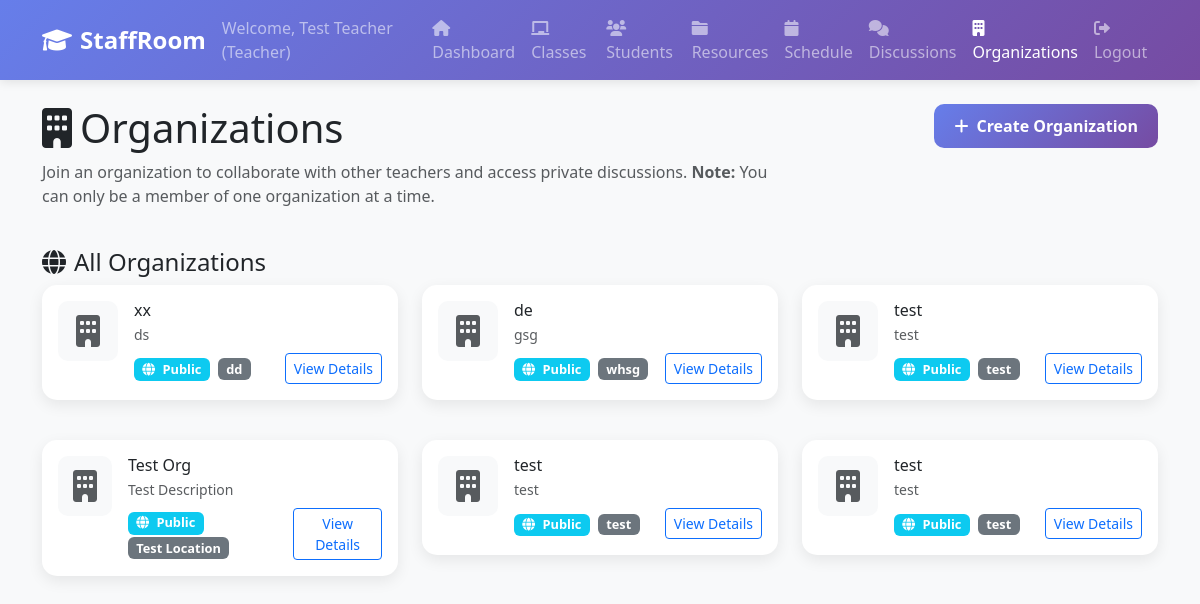
The app's page /organizations (signed in), older data.
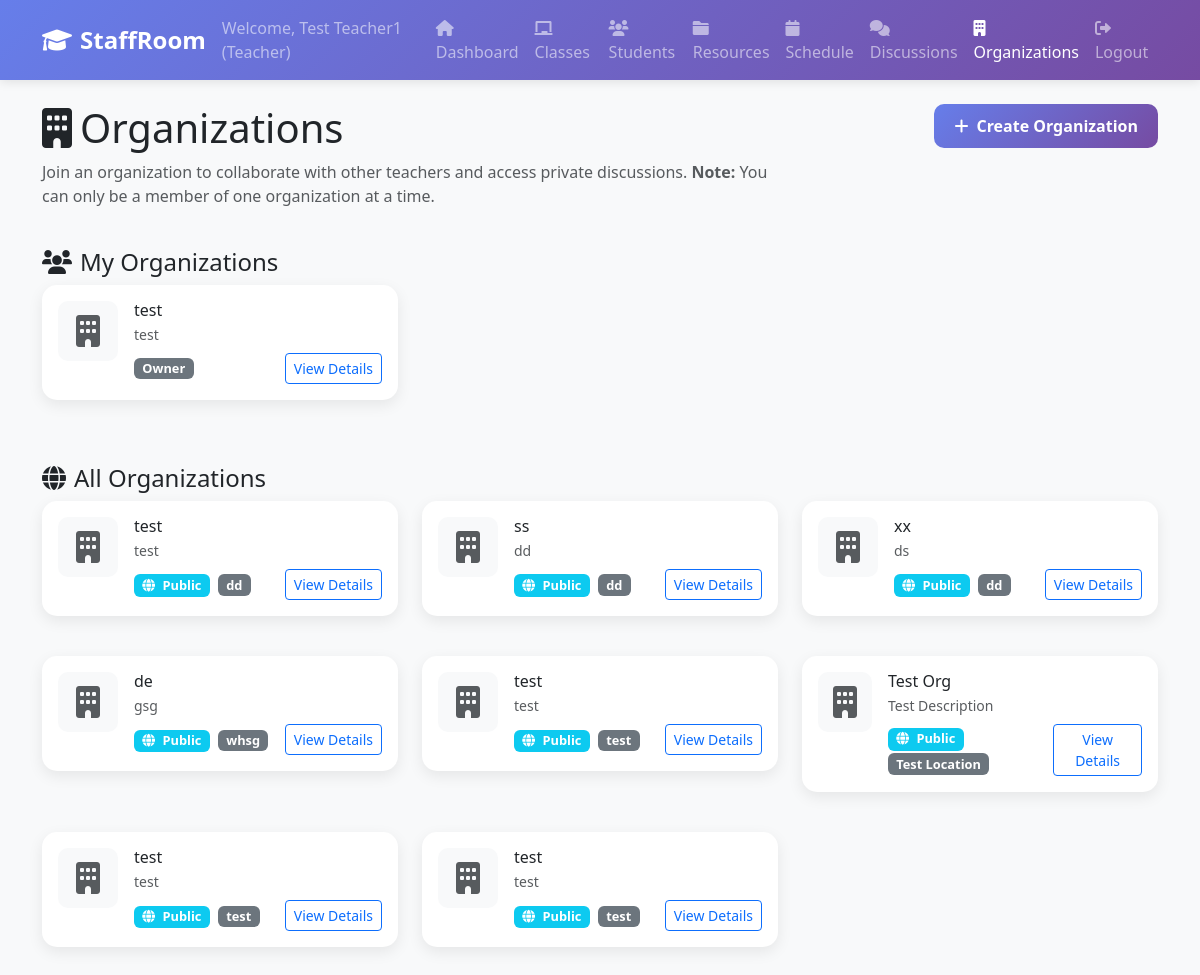
The same page, newer data.
### tables this page shows
CREATE TABLE organizations (
                id INTEGER PRIMARY KEY AUTOINCREMENT,
                name TEXT NOT NULL,
                description TEXT,
                about TEXT,
                location TEXT,
                contact_email TEXT,
                contact_phone TEXT,
                website TEXT,
                logo_filename TEXT,
                logo_path TEXT,
                is_public BOOLEAN DEFAULT 1,
                discussion_privacy TEXT DEFAULT 'public' CHECK (discussion_privacy IN ('public', 'private')),
                created_by INTEGER NOT NULL,
                created_at TIMESTAMP DEFAULT CURRENT_TIMESTAMP,
                updated_at TIMESTAMP DEFAULT CURRENT_TIMESTAMP, banner_filename TEXT, banner_path TEXT,
                FOREIGN KEY (created_by) REFERENCES users (id)
            );

CREATE TABLE organization_memberships (
        id INTEGER PRIMARY KEY AUTOINCREMENT,
        organization_id INTEGER NOT NULL,
        user_id INTEGER NOT NULL,
        role TEXT DEFAULT 'member' CHECK (role IN ('owner', 'admin', 'member')),
        joined_at TIMESTAMP DEFAULT CURRENT_TIMESTAMP,
        FOREIGN KEY (organization_id) REFERENCES organizations (id),
        FOREIGN KEY (user_id) REFERENCES users (id),
        UNIQUE(organization_id, user_id)
    );

### web_app.py (the view)
@app.route('/organizations')
def organizations():
    if 'user_id' not in session:
        return redirect(url_for('login'))
    organizations = db.get_all_organizations()
    user_organizations = db.get_user_organizations(session['user_id'])
    return render_template('organizations.html',
                         organizations=organizations,
                         user_organizations=user_organizations,
                         can_create_org=session['user_type'] == 'teacher')

### web_app.py (called while the page is built)
    def get_connection(self):
        if self.db_path.startswith('postgresql://'):
            import psycopg2
            from psycopg2.extras import RealDictCursor
            conn = psycopg2.connect(self.db_path, cursor_factory=RealDictCursor)
        else:
            db_file = self.db_path.replace('sqlite:///', '')
            conn = sqlite3.connect(db_file)
            conn.row_factory = sqlite3.Row
        return conn

    def get_all_organizations(self):
        conn = self.get_connection()
        cursor = conn.execute("""
            SELECT o.*, u.first_name, u.last_name
            FROM organizations o
            JOIN users u ON o.created_by = u.id
            ORDER BY o.created_at DESC
        """)
        organizations = [dict(row) for row in cursor.fetchall()]
        conn.close()
        return organizations

    def get_user_organizations(self, user_id):
        conn = self.get_connection()
        cursor = conn.execute("""
            SELECT o.*, om.role, om.joined_at
            FROM organizations o
            JOIN organization_memberships om ON o.id = om.organization_id
            WHERE om.user_id = ?
            ORDER BY om.joined_at DESC
            LIMIT 1
        """, (user_id,))
        result = cursor.fetchone()
        conn.close()
        return [dict(result)] if result else []

### templates/organizations.html (shortened to what this page needs)
{% extends "common/base.html" %}
{% block content %}
        <div class="row mb-4">
            <div class="col-md-8">
                <h1><i class="fas fa-building me-2"></i>Organizations</h1>
                <p class="text-muted">Join an organization to collaborate with other teachers and access private discussions. <strong>Note:</strong> You can only be a member of one organization at a time.</p>
            </div>
            <div class="col-md-4 text-end">
                {% if can_create_org %}
                <button class="btn btn-primary" data-bs-toggle="modal" data-bs-target="#newOrganizationModal">
                    <i class="fas fa-plus me-2"></i>Create Organization
                </button>
                {% endif %}
            </div>
        </div>
        {% if user_organizations %}
        <div class="row mb-4">
            <div class="col-12">
                <h4><i class="fas fa-users me-2"></i>My Organizations</h4>
                <div class="row">
                    {% for org in user_organizations %}
                    <div class="col-md-6 col-lg-4 mb-3">
                        <div class="card organization-card">
                            <div class="card-body">
                                <div class="d-flex align-items-start">
                                    {% if org.logo_filename %}
                                    <img src="/download/{{ org.logo_filename }}" class="organization-logo me-3" alt="Logo">
                                    {% else %}
                                    <div class="organization-logo me-3 bg-light d-flex align-items-center justify-content-center">
                                        <i class="fas fa-building fa-2x text-muted"></i>
                                    </div>
                                    {% endif %}
                                    <div class="flex-grow-1">
                                        <h6 class="card-title mb-1">{{ org.name }}</h6>
                                        <p class="card-text small text-muted mb-2">{{ org.description[:100] }}{% if org.description|length > 100 %}...{% endif %}</p>
                                        <div class="d-flex justify-content-between align-items-center">
                                            <span class="badge bg-secondary privacy-badge">{{ org.role.title() }}</span>
                                            <a href="{{ url_for('organization_detail', org_id=org.id) }}" class="btn btn-sm btn-outline-primary">
                                                View Details
                                            </a>
                                        </div>
                                    </div>
                                </div>
                            </div>
                        </div>
                    </div>
                    {% endfor %}
                </div>
            </div>
        </div>
        {% endif %}
        <div class="row">
            <div class="col-12">
                <h4><i class="fas fa-globe me-2"></i>All Organizations</h4>
                {% if organizations %}
                    <div class="row">
                        {% for org in organizations %}
                        <div class="col-md-6 col-lg-4 mb-3">
                            <div class="card organization-card">
                                <div class="card-body">
                                    <div class="d-flex align-items-start">
                                        {% if org.logo_filename %}
                                        <img src="/download/{{ org.logo_filename }}" class="organization-logo me-3" alt="Logo">
                                        {% else %}
                                        <div class="organization-logo me-3 bg-light d-flex align-items-center justify-content-center">
                                            <i class="fas fa-building fa-2x text-muted"></i>
                                        </div>
                                        {% endif %}
                                        <div class="flex-grow-1">
                                            <h6 class="card-title mb-1">{{ org.name }}</h6>
                                            <p class="card-text small text-muted mb-2">{{ org.description[:100] }}{% if org.description|length > 100 %}...{% endif %}</p>
                                            <div class="d-flex justify-content-between align-items-center">
                                                <div>
                                                    <span class="badge bg-info privacy-badge me-1">
                                                        <i class="fas fa-{% if org.discussion_privacy == 'public' %}globe{% else %}lock{% endif %} me-1"></i>
                                                        {{ org.discussion_privacy.title() }}
                                                    </span>
                                                    <span class="badge bg-secondary privacy-badge">{{ org.location or 'Online' }}</span>
                                                </div>
                                                <a href="{{ url_for('organization_detail', org_id=org.id) }}" class="btn btn-sm btn-outline-primary">
                                                    View Details
                                                </a>
                                            </div>
                                        </div>
                                    </div>
                                </div>
                            </div>
                        </div>
                        {% endfor %}
                    </div>
                {% endif %}
            </div>
        </div>
{% endblock %}

### templates/common/base.html (shortened to what this page needs)
<!DOCTYPE html>
<html lang="en">
<head>
    <link href="https://cdn.jsdelivr.net/npm/bootstrap@5.3.0/dist/css/bootstrap.min.css" rel="stylesheet">
    <link href="https://cdnjs.cloudflare.com/ajax/libs/font-awesome/6.0.0/css/all.min.css" rel="stylesheet">
</head>
<body>
    {% include 'common/header.html' %}
    <div class="container mt-4">
        {% block content %}{% endblock %}
    </div>
</body>
</html>

### templates/common/header.html (shortened to what this page needs)
<nav class="navbar navbar-expand-lg navbar-dark">
    <div class="container">
        <a class="navbar-brand" href="{{ url_for('dashboard') }}">
            <i class="fas fa-graduation-cap me-2"></i>StaffRoom
        </a>
        <div class="navbar-nav ms-auto">
            <span class="navbar-text me-3">
                Welcome, {{ session.first_name }} {{ session.last_name }} ({{ session.user_type.title() }})
            </span>
            <a class="nav-link {% if request.endpoint == 'dashboard' %}active{% endif %}" href="{{ url_for('dashboard') }}">
                <i class="fas fa-home me-1"></i>Dashboard
            </a>
            <a class="nav-link {% if request.endpoint == 'classes' %}active{% endif %}" href="{{ url_for('classes') }}">
                <i class="fas fa-chalkboard me-1"></i>Classes
            </a>
            <a class="nav-link {% if request.endpoint == 'students' %}active{% endif %}" href="{{ url_for('students') }}">
                <i class="fas fa-users me-1"></i>Students
            </a>
            <a class="nav-link {% if request.endpoint == 'resources' %}active{% endif %}" href="{{ url_for('resources') }}">
                <i class="fas fa-folder me-1"></i>Resources
            </a>
            <a class="nav-link {% if request.endpoint == 'schedule' %}active{% endif %}" href="{{ url_for('schedule') }}">
                <i class="fas fa-calendar me-1"></i>Schedule
            </a>
            <a class="nav-link {% if request.endpoint == 'discussions' or request.endpoint == 'global_discussions' %}active{% endif %}" href="{{ url_for('discussions') }}">
                <i class="fas fa-comments me-1"></i>Discussions
            </a>
            <a class="nav-link {% if request.endpoint == 'organizations' %}active{% endif %}" href="{{ url_for('organizations') }}">
                <i class="fas fa-building me-1"></i>Organizations
            </a>
            <a class="nav-link" href="{{ url_for('logout') }}">
                <i class="fas fa-sign-out-alt me-1"></i>Logout
            </a>
        </div>
    </div>
</nav>

Row changes from the older to the newer data that the page shows:
added organization_memberships: name "test", description "test", role "Owner"
added organizations: name "test", description "test", discussion_privacy "Public", location "dd"
added organizations: name "ss", description "dd", discussion_privacy "Public", location "dd"
Text that changed along with them:
{{ session.last_name }}: "Teacher" → "Teacher1"
text now shown: "My Organizations"
